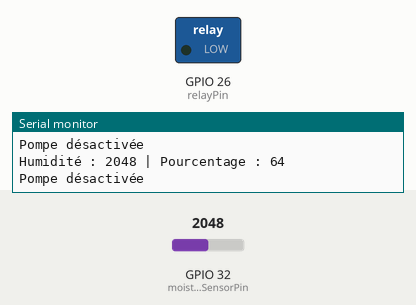
This sketch was run on a simulated ESP32. On the bench: switched loads named in the sketch (green lamp = pin HIGH), the last lines printed to the serial monitor. The inputs (shaded band) are chosen by the test bench; at power-on: GPIO 32 (moistureSensorPin) = 2048. WiFi joins after 1.5 s; servers stay silent unless stated.

Above: at 2.8 s.
2.9 s: GPIO 32 (moistureSensorPin) set to 2436
5.2 s: GPIO 32 (moistureSensorPin) set to 2551
At 6.3 s:
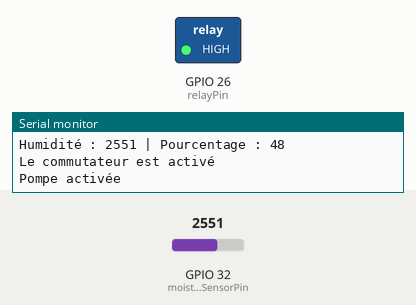
7.5 s: GPIO 32 (moistureSensorPin) set to 2047
At 9.1 s:
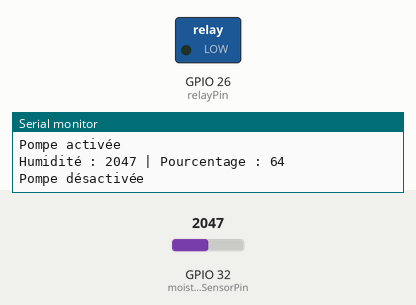
9.5 s: GPIO 32 (moistureSensorPin) set to 2866
At 10.7 s:
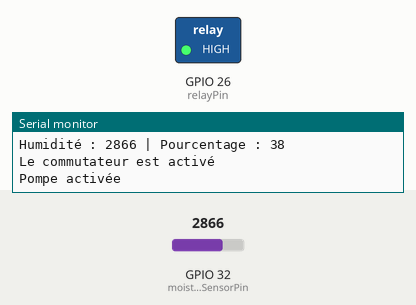
Timing chart, 0 to 12.5 s (numbered marks = the images above; inputs shaded):
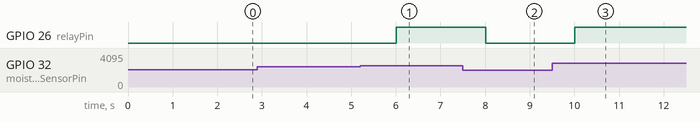

Measured:
- the behaviour switches between 2502 and 2503 on GPIO 32 (moistureSensorPin) (found by bisection; images 0 and 1)
- after the input at 5.2 s, GPIO 26 (relayPin): LOW → HIGH after 0.81 s
- after the input at 7.5 s, GPIO 26 (relayPin): HIGH → LOW after 0.51 s
- after the input at 9.5 s, GPIO 26 (relayPin): LOW → HIGH after 0.51 s

The sketch:

Untitled_oct16b.ino
```cpp
#include "arduino_secrets.h"
#include "thingProperties.h"

const int moistureSensorPin = 32;  // Changez vers une autre broche
const int relayPin = 26;           // Pin GPIO pour contrôler le relais (G26 sur l'ESP32)
int moistureLevel = 0;             // Variable pour stocker la valeur du capteur

void setup() {
  // Initialisation de la communication série
  Serial.begin(115200);
  pinMode(relayPin, OUTPUT);       // Définir la pin du relais comme sortie
  digitalWrite(relayPin, LOW);     // S'assurer que le relais est éteint au départ (pompe arrêtée)

  // Initialisation des propriétés IoT Cloud
  initProperties();

  // Synchronisation avec le cloud
  ArduinoCloud.begin(ArduinoIoTPreferredConnection);

  // Attente de la connexion au cloud
  setDebugMessageLevel(2);
  ArduinoCloud.printDebugInfo();
}

void loop() {
  // Mise à jour des données IoT
  ArduinoCloud.update();

  // Lecture de l'humidité
  moistureLevel = analogRead(moistureSensorPin);

  // Conversion de la valeur du capteur en pourcentage (0 à 100)
  int moisturePercent = map(moistureLevel,4095,910, 0, 100);
  mOISTURE = moisturePercent;
  Serial.print("Humidité : ");
  Serial.print(moistureLevel);
  Serial.print(" | Pourcentage : ");
  Serial.println(moisturePercent);

  // Vérification de l'état du commutateur et de l'humidité
  if (sWITCH || moisturePercent < 50) {  // Utilisation de la variable _switch_
    Serial.println("Le commutateur est activé");
    digitalWrite(relayPin, HIGH);  // Allumer le relais (pompe activée)
    Serial.println("Pompe activée");
  } else {
    digitalWrite(relayPin, LOW);   // Éteindre le relais (pompe désactivée)
    Serial.println("Pompe désactivée");
  }

  delay(2000);  // Pause de 2 secondes avant la prochaine vérification
}
/*
  Since MOISTURE is READ_WRITE variable, onMOISTUREChange() is
  executed every time a new value is received from IoT Cloud.
*/
void onMOISTUREChange()  {
  // Add your code here to act upon MOISTURE change
}
/*
  Since SWITCH is READ_WRITE variable, onSWITCHChange() is
  executed every time a new value is received from IoT Cloud.
*/
void onSWITCHChange()  {
  // Add your code here to act upon SWITCH change
}
```

arduino_secrets.h
```cpp
#define SECRET_DEVICE_KEY ""
#define SECRET_OPTIONAL_PASS ""
#define SECRET_SSID ""
```

thingProperties.h
```cpp
// Code generated by Arduino IoT Cloud, DO NOT EDIT.

#include <ArduinoIoTCloud.h>
#include <Arduino_ConnectionHandler.h>

const char DEVICE_LOGIN_NAME[]  = "83ac4099-5389-4e1e-a318-ed03e47a9013";

const char SSID[]               = SECRET_SSID;    // Network SSID (name)
const char PASS[]               = SECRET_OPTIONAL_PASS;    // Network password (use for WPA, or use as key for WEP)
const char DEVICE_KEY[]  = SECRET_DEVICE_KEY;    // Secret device password

void onSWITCHChange();
void onMOISTUREChange();

CloudLight sWITCH;
int mOISTURE;

void initProperties(){

  ArduinoCloud.setBoardId(DEVICE_LOGIN_NAME);
  ArduinoCloud.setSecretDeviceKey(DEVICE_KEY);
  ArduinoCloud.addProperty(sWITCH, READWRITE, ON_CHANGE, onSWITCHChange);
  ArduinoCloud.addProperty(mOISTURE, READWRITE, 1 * SECONDS, onMOISTUREChange);

}

WiFiConnectionHandler ArduinoIoTPreferredConnection(SSID, PASS);
```
